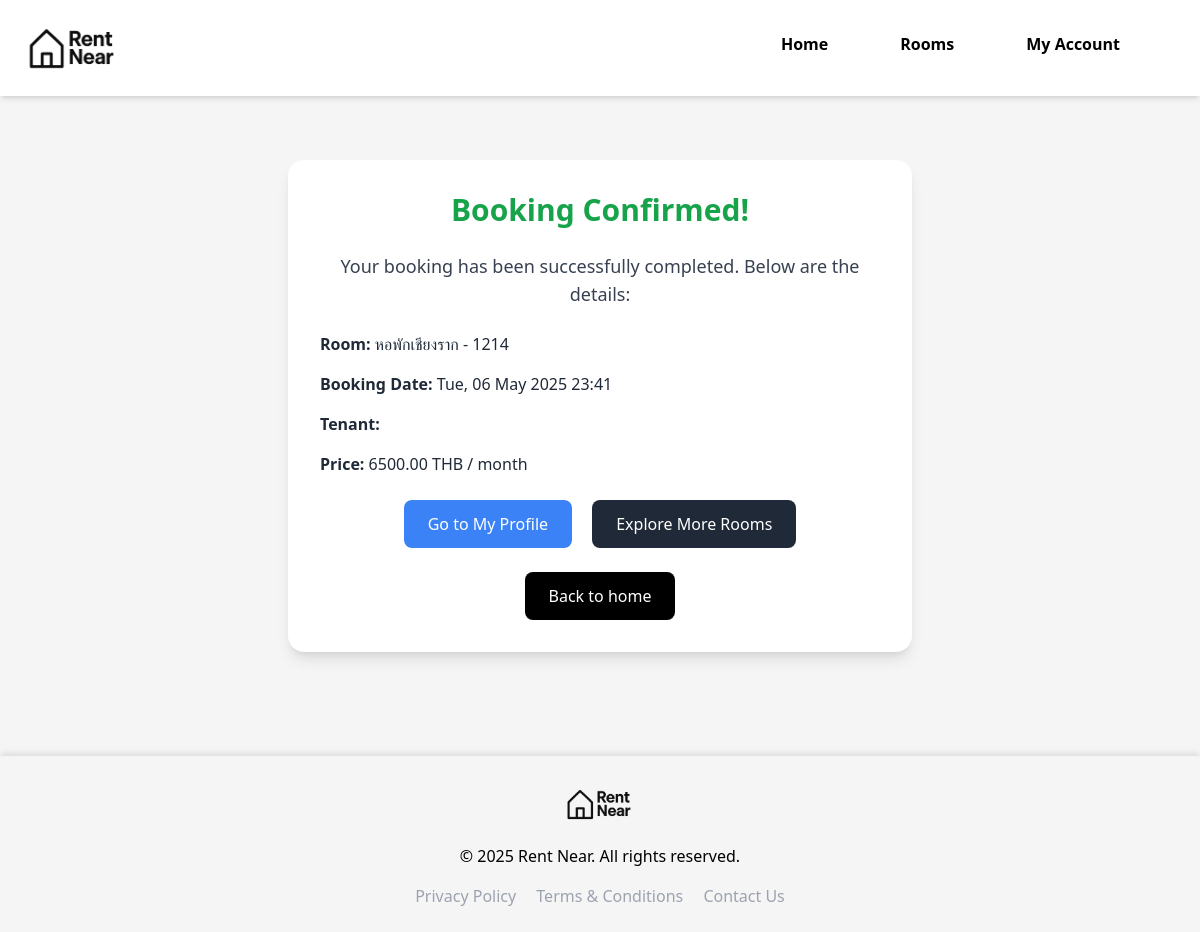
The page /booking/6/complete/ on the database its author committed.
### myapp/models.py (models this page shows, shortened)
class Booking(models.Model):
    ROOM_STATUS_CHOICES = [
        ('pending', 'Pending'),
        ('confirmed', 'Confirmed'),
        ('canceled', 'Canceled'),
    ]
    room = models.ForeignKey('Room', on_delete=models.CASCADE)
    tenant = models.ForeignKey('Tenant', on_delete=models.CASCADE, null=True, blank=True)
    full_name = models.CharField(max_length=255, blank=True)
    phone = models.CharField(max_length=20, blank=True)
    email = models.EmailField(blank=True)
    check_in = models.DateField(null=True, blank=True)
    check_out = models.DateField(null=True, blank=True)
    created_at = models.DateTimeField(auto_now_add=True)
    status = models.CharField(max_length=10, choices=ROOM_STATUS_CHOICES, default='pending')

class Room(models.Model):
    landlord = models.ForeignKey(Landlord, on_delete=models.CASCADE, related_name='rooms', null=True, blank=True)
    dorm_name = models.CharField(max_length=255)
    room_name = models.CharField(max_length=255)
    image = models.ImageField(upload_to='room_images/', blank=True, null=True)
    price = models.DecimalField(max_digits=10, decimal_places=2)
    location = models.CharField(max_length=255)
    table_count = models.PositiveIntegerField(default=0, verbose_name="table_count")
    bed_count = models.PositiveIntegerField(default=0, verbose_name="bed_count")
    chair_count = models.PositiveIntegerField(default=0, verbose_name="chair_count")
    aircon_count = models.PositiveIntegerField(default=0, verbose_name="aircon_count")
    sofa_count = models.PositiveIntegerField(default=0, verbose_name="sofa_count")
    wardrobe_count = models.PositiveIntegerField(default=0, verbose_name="wardrobe_count")
    desk_count = models.PositiveIntegerField(default=0, verbose_name="desk_count")
    tv_count = models.PositiveIntegerField(default=0, verbose_name="tv_count")
    refrigerator_count = models.PositiveIntegerField(default=0, verbose_name="refrigerator_count")
    water_heater_count = models.PositiveIntegerField(default=0, verbose_name="water_heater_count")
    size = models.FloatField()
    description = models.TextField(blank=True, null=True)
    available = models.BooleanField(default=True)
    created_at = models.DateTimeField(auto_now_add=True)

### myapp/views.py (the view)
# urls.py: path('booking/<int:booking_id>/complete/', views.booking_complete, name='booking_complete'),
def booking_complete(request, booking_id):
    booking = get_object_or_404(Booking, id=booking_id)
    return render(request, 'booking_complete.html', {'booking': booking})

### myapp/templates/booking_complete.html (shortened to what this page needs)
{% load static %}
<!DOCTYPE html>
<html lang="en">
<head>
    <script src="https://cdn.tailwindcss.com"></script>
    <link href="https://unpkg.com/aos@2.3.4/dist/aos.css" rel="stylesheet">
    <link href="https://cdnjs.cloudflare.com/ajax/libs/font-awesome/6.0.0-beta3/css/all.min.css" rel="stylesheet">
</head>
<body class="bg-[#f5f5f5] font-sans">
    <header class="relative flex items-center justify-between p-4 bg-white shadow-md">
        <a href="{% url 'home' %}">
            <img src="{% static 'image/logopng.png' %}" alt="Rent Near Logo" class="h-16 object-contain">
        </a>
    </header>
    <nav class="hidden lg:flex absolute top-5 right-10 z-10">
        <ul class="flex space-x-6 px-6 py-3 gap-4">
            <li><a href="{% url 'home' %}"
                    class="text-base font-semibold text-black hover:bg-black hover:text-white rounded-md transition duration-300 px-4 py-2">Home</a>
            </li>
            <li><a href="{% url 'all_rooms' %}"
                    class="text-base font-semibold text-black hover:bg-black hover:text-white rounded-md transition duration-300 px-4 py-2">Rooms</a>
            </li>
            <li><a href="{% url 'room_create' %}"
                    class="text-base font-semibold text-black hover:bg-black hover:text-white rounded-md transition duration-300 px-4 py-2">My
                    Account</a></li>
        </ul>
    </nav>
    <main class="max-w-2xl mx-auto px-6 py-16">
        <div class="bg-white shadow-lg rounded-2xl p-8 text-center space-y-6">
            <h2 class="text-3xl font-bold text-green-600">Booking Confirmed!</h2>
            <p class="text-gray-700 text-lg">Your booking has been successfully completed. Below are the details:</p>
            <div class="text-left space-y-4 text-base text-gray-800">
                <p><strong>Room:</strong> {{ booking.room.dorm_name }} - {{ booking.room.room_name }}</p>
                <p><strong>Booking Date:</strong> {{ booking.created_at|date:"D, d M Y H:i" }}</p>
                <p><strong>Tenant:</strong> {{ booking.tenant.user.username }}</p>
                <p><strong>Price:</strong> {{ booking.room.price }} THB / month</p>
            </div>
            <div class="space-x-4">
                <a href="{% url 'home' %}" class="inline-block bg-blue-500 text-white px-6 py-3 rounded-lg hover:bg-blue-600 transition duration-300">
                    Go to My Profile
                </a>
                <a href="{% url 'all_rooms' %}" class="inline-block bg-gray-800 text-white px-6 py-3 rounded-lg hover:bg-gray-900 transition duration-300">
                    Explore More Rooms
                </a>
            </div>
            <a href="{% url 'home' %}" class="mt-6 inline-block bg-black text-white px-6 py-3 rounded-lg hover:bg-gray-800 transition duration-300">
                Back to home
            </a>
        </div>
    </main>
    <footer class="bg-[#f5f5f5] text-white text-center p-6 mt-10 shadow-[0_-4px_6px_-1px_rgba(0,0,0,0.1)]">
        <div class="container mx-auto">
            <div class="mb-4">
                <img src="{% static 'image/logopng.png' %}" alt="Rent Near Logo" class="h-12 mx-auto">
            </div>
            <p class="text-sm md:text-base text-black">&copy; 2025 Rent Near. All rights reserved.</p>
            <div class="mt-4 space-x-4">
                <a href="#" class="text-gray-400 hover:text-gray-200 transition duration-300">Privacy Policy</a>
                <a href="#" class="text-gray-400 hover:text-gray-200 transition duration-300">Terms & Conditions</a>
                <a href="#" class="text-gray-400 hover:text-gray-200 transition duration-300">Contact Us</a>
            </div>
        </div>
    </footer>
</body>
</html>

### rows shown on the page
Booking: room.dorm_name "หอพักเชียงราก", room.room_name "1214", created_at "Tue, 06 May 2025 23:41", room.price "6500.00"
